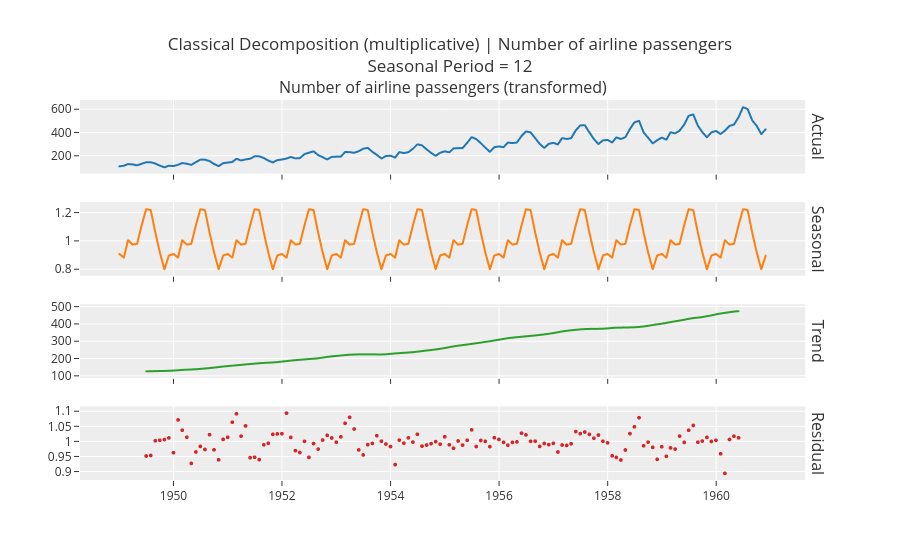

The cell this chart's notebook holds for it:
### Code cell
plot_model(plot = 'decomp', data_kwargs = {'type' : 'multiplicative'})

### Figure 1 — Plotly figure (JSON) as saved in the notebook; plotly's stock layout.template omitted (floating-point values rounded to 4 significant figures; data arrays with more than 128 entries replaced by an {"elided": "..."} marker saying what was removed)
{"data": [{"line": {"color": "rgb(31, 119, 180)", "width": 2}, "marker": {"size": 2}, "mode": "lines+markers", "name": "Actual", "type": "scattergl", "x": {"elided": "144 str values"}, "xaxis": "x", "y": {"elided": "144 float values"}, "yaxis": "y"}, {"line": {"color": "rgb(255, 127, 14)", "width": 2}, "marker": {"size": 2}, "mode": "lines+markers", "name": "Seasonal", "type": "scattergl", "x": {"elided": "144 str values"}, "xaxis": "x2", "y": {"elided": "144 float values"}, "yaxis": "y2"}, {"line": {"color": "rgb(44, 160, 44)", "width": 2}, "marker": {"size": 2}, "mode": "lines+markers", "name": "Trend", "type": "scattergl", "x": {"elided": "144 str values"}, "xaxis": "x3", "y": {"elided": "144 float values"}, "yaxis": "y3"}, {"line": {"color": "rgb(214, 39, 40)", "width": 2}, "marker": {"size": 4}, "mode": "markers", "name": "Residuals", "type": "scattergl", "x": {"elided": "144 str values"}, "xaxis": "x4", "y": {"elided": "144 float values"}, "yaxis": "y4"}], "layout": {"annotations": [{"font": {"size": 16}, "showarrow": false, "text": "Number of airline passengers (transformed)", "x": 0.49, "xanchor": "center", "xref": "paper", "y": 1.0, "yanchor": "bottom", "yref": "paper"}, {"font": {"size": 16}, "showarrow": false, "text": "Actual", "textangle": 90, "x": 0.98, "xanchor": "left", "xref": "paper", "y": 0.9031, "yanchor": "middle", "yref": "paper"}, {"font": {"size": 16}, "showarrow": false, "text": "Seasonal", "textangle": 90, "x": 0.98, "xanchor": "left", "xref": "paper", "y": 0.6344, "yanchor": "middle", "yref": "paper"}, {"font": {"size": 16}, "showarrow": false, "text": "Trend", "textangle": 90, "x": 0.98, "xanchor": "left", "xref": "paper", "y": 0.3656, "yanchor": "middle", "yref": "paper"}, {"font": {"size": 16}, "showarrow": false, "text": "Residual", "textangle": 90, "x": 0.98, "xanchor": "left", "xref": "paper", "y": 0.09688, "yanchor": "middle", "yref": "paper"}], "showlegend": false, "title": {"text": "Classical Decomposition (multiplicative) | Number of airline passengers<br>Seasonal Period = 12"}, "xaxis": {"anchor": "y", "domain": [0.0, 0.98], "matches": "x4", "showticklabels": false}, "xaxis2": {"anchor": "y2", "domain": [0.0, 0.98], "matches": "x4", "showticklabels": false}, "xaxis3": {"anchor": "y3", "domain": [0.0, 0.98], "matches": "x4", "showticklabels": false}, "xaxis4": {"anchor": "y4", "domain": [0.0, 0.98]}, "yaxis": {"anchor": "x", "domain": [0.8063, 1.0]}, "yaxis2": {"anchor": "x2", "domain": [0.5375, 0.7312]}, "yaxis3": {"anchor": "x3", "domain": [0.2687, 0.4625]}, "yaxis4": {"anchor": "x4", "domain": [0.0, 0.1938]}}}
